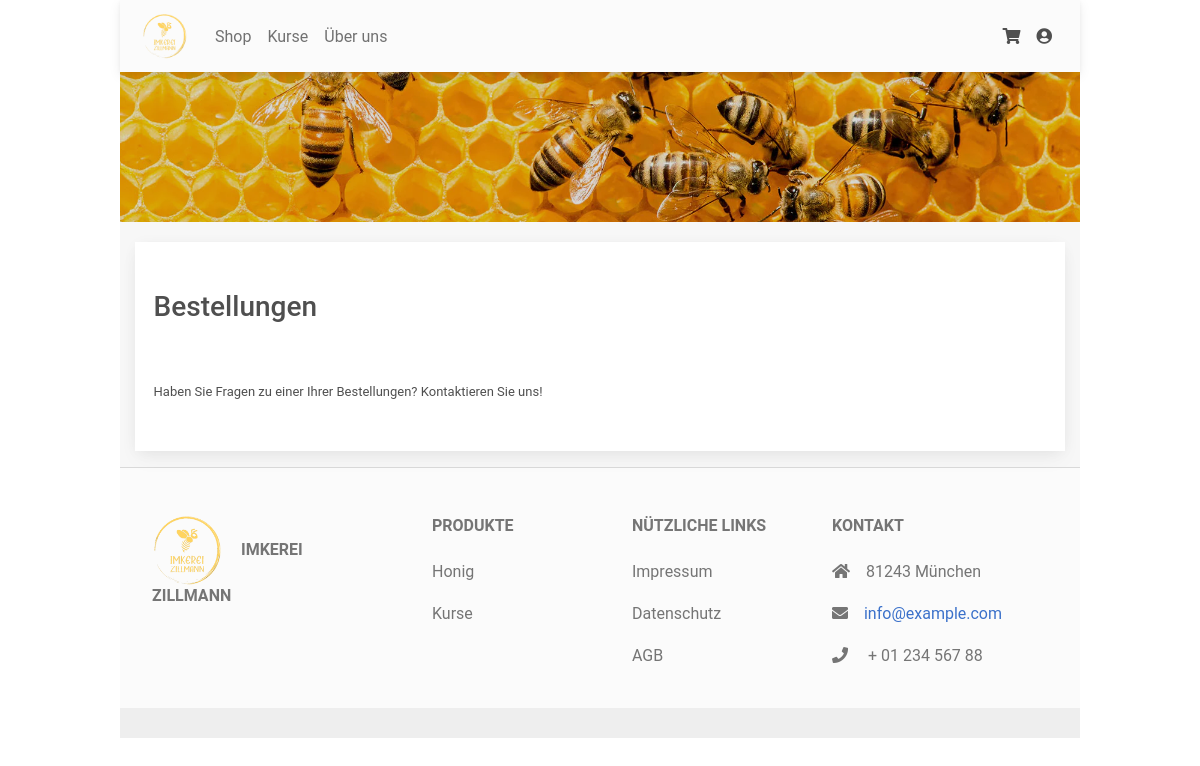
/orders (signed in), run on an earlier commit of the app's database.
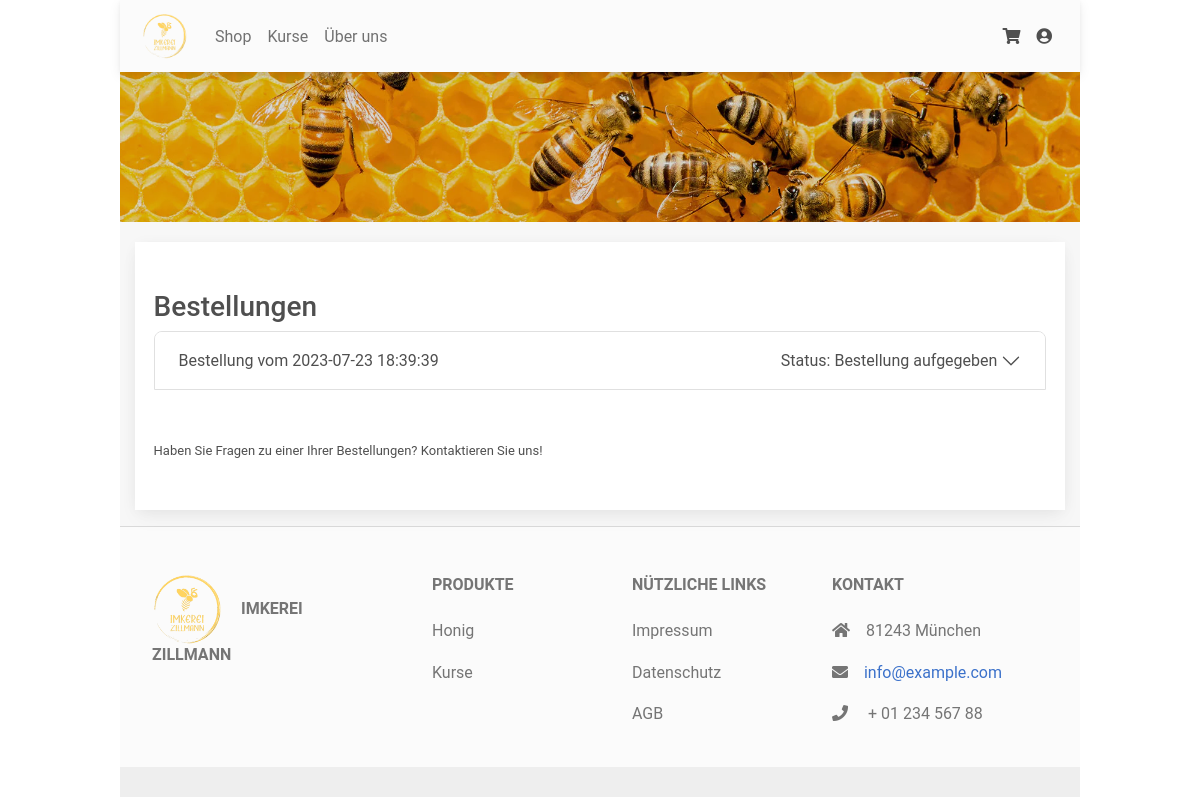
And on a later commit of the database.
### tables this page shows
CREATE TABLE customer_order (
          order_id INTEGER PRIMARY KEY,
          order_timestamp TIMESTAMP NOT NULL DEFAULT CURRENT_TIMESTAMP,
          shipping_timestamp TIMESTAMP,
          delivery_cost REAL,
          customer_id INTEGER,
          recipient_id INTEGER,             -- this contains recipient and address
          -- billing_address_id INTEGER,    -- will always be the customers address (may change in the future)
          order_state_id INTEGER,
          payment_method_id INTEGER,
          FOREIGN KEY(customer_id) REFERENCES customer(customer_id),
          FOREIGN KEY(recipient_id) REFERENCES recipient(recipient_id),
          -- FOREIGN KEY(billing_address_id) REFERENCES address(address_id),
          FOREIGN KEY(order_state_id) REFERENCES order_state(order_state_id),
          FOREIGN KEY(payment_method_id) REFERENCES payment_method(payment_method_id)
        );

CREATE TABLE order_state (
          order_state_id INTEGER PRIMARY KEY,
          description VARCHAR(255)
        );

### app.py (the view)
@app.route('/orders')
@login_required
def orders():
    current_user_id = current_user.id
    orders_of_user = get_customer_orders_by_customer_id(current_user_id)
    for order in orders_of_user:
        order_id = order["order_id"]
        products_of_order = get_customer_order_product_with_product_by_customer_order_id(order_id)
        order["products"] = products_of_order
        if order["recipient_id"] == order["customer_id"]:  # recipient is same as customer
            order["delivery_data"] = get_customer_with_address_by_id(order["customer_id"])[0]
        else:
            order["delivery_data"] = get_recipient_with_address_by_id(order["recipient_id"])[0]
    return render_template("pages/orders.html", orders=orders_of_user)

### app.py (called while the page is built)
@login_manager.user_loader
def load_user(customer_id):
    return get_customer_by_id(customer_id)  # get this data from database

@app.template_filter()
def currency_format(value):
    value = float(value)
    value = round(value, 2)
    return "{:,.2f} €".format(value).replace(".", ",")

### database/_customer.py (called while the page is built)
def get_customer_by_id(customer_id):
    cur.execute(f"""
        SELECT *
        FROM customer
        WHERE customer_id="{customer_id}";
    """)
    customers = []
    for row in cur:
        customers.append(dict(zip([c[0] for c in cur.description], row)))
    if len(customers) == 0:
        return None
    c = customers[0]
    return User(c["customer_id"], c["firstname"], c["lastname"], c["email_address"],
                c["password"], c["phone_number"], c["default_address_id"])

def get_customer_with_address_by_id(customer_id):
    cur.execute(f"""
        SELECT *
        FROM customer
        LEFT OUTER JOIN address
        ON customer.default_address_id = address.address_id
        WHERE customer_id="{customer_id}";
    """)
    customers = []
    for row in cur:
        customers.append(dict(zip([c[0] for c in cur.description], row)))
    return customers

### templates/pages/orders.html (shortened to what this page needs)
{% extends "layout.html" %}
{% block body %}
<div style="margin: 0px">
    <div class="page-container">
        <div class="row">
            <div class="col-md">
                <div class="card page-card-container">
                    <h3>Bestellungen</h3>
                    <div class="accordion" id="accordionExample">
                        {% for order in orders %}
                        <div class="accordion-item">
                            <h2 class="accordion-header" id="heading_{{ order['order_id'] }}">
                                <button class="accordion-button collapsed"
                                    type="button"
                                    data-mdb-toggle="collapse"
                                    data-mdb-target="#collapse_{{ order['order_id'] }}"
                                    aria-expanded="false"
                                    aria-controls="collapse_{{ order['order_id'] }}">
                                    <div class="row" style="width: 100%">
                                        <div class="col-lg-8 col-md-7 col-6">
                                            Bestellung vom {{ order['order_timestamp'] }}
                                        </div>
                                        <div class="col-lg-4 col-md-5 col-6 d-flex justify-content-end">
                                            Status: {{ order['order_state_description'] }}
                                        </div>
                                    </div>
                                </button>
                            </h2>
                                        {% set price_total = namespace(value=0) %}
                        </div>
                        {% endfor %}
                        <br/>
                        <br/>
                        <div style="font-size: 13px">
                            Haben Sie Fragen zu einer Ihrer Bestellungen? Kontaktieren Sie uns!
                        </div>
                    </div>
                </div>
            </div>
        </div>
    </div>
</div>
{% endblock %}

What changed in the data, as far as the page shows it:
added customer_order: order_timestamp "2023-07-23 18:39:39", order_state_description "Bestellung aufgegeben"
